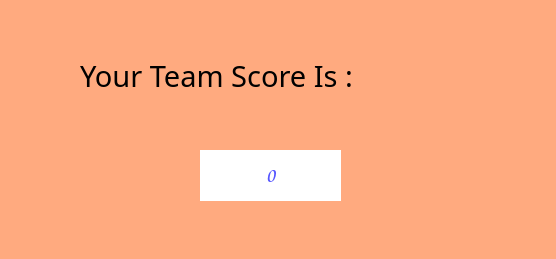
<?xml version="1.0" encoding="UTF-8"?>
<ui version="4.0">
 <class>Dialog</class>
 <widget class="QMainWindow" name="Dialog">
  <property name="geometry">
   <rect>
    <x>0</x>
    <y>0</y>
    <width>556</width>
    <height>259</height>
   </rect>
  </property>
  <property name="font">
   <font>
    <family>Algerian</family>
    <pointsize>24</pointsize>
   </font>
  </property>
  <property name="windowTitle">
   <string>Score Dialog Box</string>
  </property>
  <property name="styleSheet">
   <string notr="true">background-color: rgb(255, 170, 127);</string>
  </property>
  <widget class="QWidget" name="centralwidget">
   <widget class="QLabel" name="final_score">
    <property name="geometry">
     <rect>
      <x>200</x>
      <y>150</y>
      <width>141</width>
      <height>51</height>
     </rect>
    </property>
    <property name="font">
     <font>
      <family>Comic Sans MS</family>
      <pointsize>16</pointsize>
      <weight>75</weight>
      <italic>true</italic>
      <bold>true</bold>
     </font>
    </property>
    <property name="styleSheet">
     <string notr="true">
background-color: rgb(255, 255, 255);
color: rgb(85, 85, 255);</string>
    </property>
    <property name="text">
     <string>0</string>
    </property>
    <property name="alignment">
     <set>Qt::AlignCenter</set>
    </property>
   </widget>
   <widget class="QLabel" name="label">
    <property name="geometry">
     <rect>
      <x>80</x>
      <y>30</y>
      <width>431</width>
      <height>91</height>
     </rect>
    </property>
    <property name="font">
     <font>
      <family>Algerian</family>
      <pointsize>22</pointsize>
     </font>
    </property>
    <property name="text">
     <string>Your Team Score Is : </string>
    </property>
   </widget>
  </widget>
 </widget>
 <resources/>
 <connections/>
</ui>
